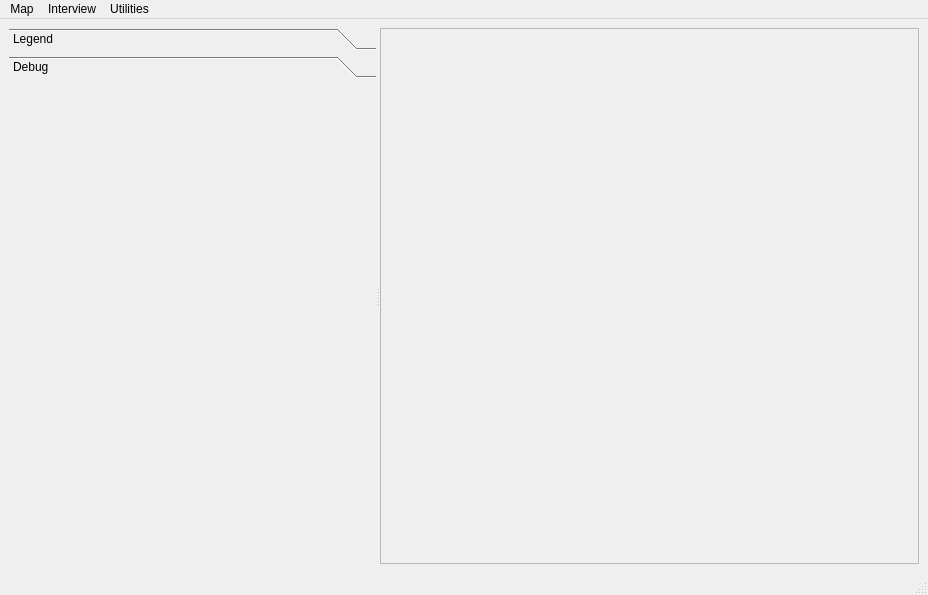
<ui version="4.0" >
 <class>MainWindow</class>
 <widget class="QMainWindow" name="MainWindow" >
  <property name="geometry" >
   <rect>
    <x>0</x>
    <y>0</y>
    <width>928</width>
    <height>595</height>
   </rect>
  </property>
  <property name="windowTitle" >
   <string>OpenOceanMap</string>
  </property>
  <property name="windowIcon" >
   <iconset resource="resources.qrc" >:/images/OCEAN_SMALL_INNO.png</iconset>
  </property>
  <widget class="QWidget" name="centralwidget" >
   <layout class="QGridLayout" >
    <property name="leftMargin" >
     <number>9</number>
    </property>
    <property name="topMargin" >
     <number>9</number>
    </property>
    <property name="rightMargin" >
     <number>9</number>
    </property>
    <property name="bottomMargin" >
     <number>9</number>
    </property>
    <property name="horizontalSpacing" >
     <number>6</number>
    </property>
    <property name="verticalSpacing" >
     <number>6</number>
    </property>
    <item row="0" column="0" >
     <widget class="QSplitter" name="splitter" >
      <property name="orientation" >
       <enum>Qt::Horizontal</enum>
      </property>
      <widget class="QToolBox" name="toolBox" >
       <property name="enabled" >
        <bool>true</bool>
       </property>
       <property name="sizePolicy" >
        <sizepolicy vsizetype="Preferred" hsizetype="Preferred" >
         <horstretch>0</horstretch>
         <verstretch>0</verstretch>
        </sizepolicy>
       </property>
       <property name="baseSize" >
        <size>
         <width>0</width>
         <height>0</height>
        </size>
       </property>
       <property name="currentIndex" >
        <number>1</number>
       </property>
       <widget class="QWidget" name="legend_page" >
        <property name="geometry" >
         <rect>
          <x>0</x>
          <y>0</y>
          <width>375</width>
          <height>464</height>
         </rect>
        </property>
        <attribute name="label" >
         <string>Legend</string>
        </attribute>
        <layout class="QGridLayout" >
         <property name="leftMargin" >
          <number>9</number>
         </property>
         <property name="topMargin" >
          <number>9</number>
         </property>
         <property name="rightMargin" >
          <number>9</number>
         </property>
         <property name="bottomMargin" >
          <number>9</number>
         </property>
         <property name="horizontalSpacing" >
          <number>6</number>
         </property>
         <property name="verticalSpacing" >
          <number>6</number>
         </property>
         <item row="0" column="0" >
          <widget class="QGroupBox" name="groupBox" >
           <property name="autoFillBackground" >
            <bool>true</bool>
           </property>
           <property name="title" >
            <string/>
           </property>
          </widget>
         </item>
        </layout>
       </widget>
       <widget class="QWidget" name="debug_page" >
        <property name="geometry" >
         <rect>
          <x>0</x>
          <y>0</y>
          <width>375</width>
          <height>464</height>
         </rect>
        </property>
        <attribute name="label" >
         <string>Debug</string>
        </attribute>
       </widget>
      </widget>
      <widget class="QFrame" name="frameMap" >
       <property name="sizePolicy" >
        <sizepolicy vsizetype="Preferred" hsizetype="Preferred" >
         <horstretch>0</horstretch>
         <verstretch>0</verstretch>
        </sizepolicy>
       </property>
       <property name="frameShape" >
        <enum>QFrame::StyledPanel</enum>
       </property>
       <property name="frameShadow" >
        <enum>QFrame::Raised</enum>
       </property>
      </widget>
     </widget>
    </item>
   </layout>
  </widget>
  <widget class="QMenuBar" name="menubar" >
   <property name="geometry" >
    <rect>
     <x>0</x>
     <y>0</y>
     <width>928</width>
     <height>26</height>
    </rect>
   </property>
   <widget class="QMenu" name="menuInterview" >
    <property name="title" >
     <string>Interview</string>
    </property>
    <addaction name="actionStart_Interview" />
   </widget>
   <widget class="QMenu" name="menuMap" >
    <property name="title" >
     <string>Map</string>
    </property>
    <addaction name="mpActionAddRasterLayer" />
    <addaction name="mpActionAddVectorLayer" />
    <addaction name="separator" />
    <addaction name="mpActionZoomIn" />
    <addaction name="mpActionZoomOut" />
    <addaction name="mpActionPan" />
    <addaction name="actionRegion_Tool" />
   </widget>
   <widget class="QMenu" name="menuUtilities" >
    <property name="title" >
     <string>Utilities</string>
    </property>
    <addaction name="actionPython_Console" />
   </widget>
   <addaction name="menuMap" />
   <addaction name="menuInterview" />
   <addaction name="menuUtilities" />
  </widget>
  <widget class="QStatusBar" name="statusbar" />
  <action name="mpActionZoomOut" >
   <property name="icon" >
    <iconset resource="resources.qrc" >:/images/mActionZoomOut.png</iconset>
   </property>
   <property name="text" >
    <string>Zoom Out</string>
   </property>
  </action>
  <action name="mpActionPan" >
   <property name="icon" >
    <iconset resource="resources.qrc" >:/images/mActionPan.png</iconset>
   </property>
   <property name="text" >
    <string>Pan</string>
   </property>
  </action>
  <action name="mpActionAddRasterLayer" >
   <property name="icon" >
    <iconset resource="resources.qrc" >:/images/mActionAddRasterLayer.png</iconset>
   </property>
   <property name="text" >
    <string>Add Raster Layer</string>
   </property>
  </action>
  <action name="actionStart_Interview" >
   <property name="icon" >
    <iconset resource="resources.qrc" >:/images/mActionStartEditing.png</iconset>
   </property>
   <property name="text" >
    <string>Start Interview</string>
   </property>
   <property name="iconText" >
    <string>Inicio Entrevista</string>
   </property>
   <property name="toolTip" >
    <string>Inicio Entrevista</string>
   </property>
  </action>
  <action name="actionRegion_Tool" >
   <property name="icon" >
    <iconset resource="resources.qrc" >:/images/mActionMeasureArea.png</iconset>
   </property>
   <property name="text" >
    <string>Region Tool</string>
   </property>
  </action>
  <action name="actionPolygon_Tool" >
   <property name="icon" >
    <iconset resource="resources.qrc" >:/images/mActionCapturePolygon.png</iconset>
   </property>
   <property name="text" >
    <string>Polygon Tool</string>
   </property>
  </action>
  <action name="mpActionZoomIn" >
   <property name="icon" >
    <iconset resource="resources.qrc" >:/images/mActionZoomIn.png</iconset>
   </property>
   <property name="text" >
    <string>Zoom In</string>
   </property>
  </action>
  <action name="mpActionAddVectorLayer" >
   <property name="icon" >
    <iconset resource="resources.qrc" >:/images/mActionAddLayer.png</iconset>
   </property>
   <property name="text" >
    <string>Add Vector Layer</string>
   </property>
  </action>
  <action name="actionPython_Console" >
   <property name="icon" >
    <iconset resource="resources.qrc" >:/images/mIconProperties.png</iconset>
   </property>
   <property name="text" >
    <string>Python Console</string>
   </property>
  </action>
 </widget>
 <resources>
  <include location="resources.qrc" />
 </resources>
 <connections/>
</ui>
